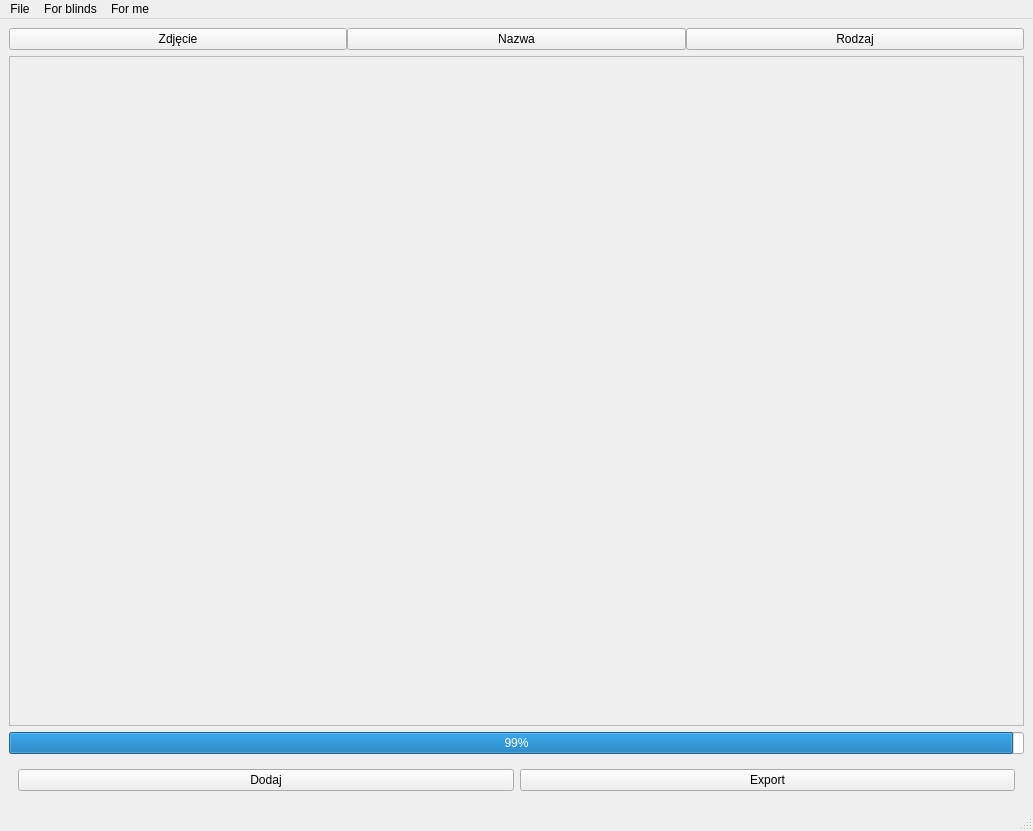
<?xml version="1.0" encoding="UTF-8"?>
<ui version="4.0">
 <class>MainWindow</class>
 <widget class="QMainWindow" name="MainWindow">
  <property name="geometry">
   <rect>
    <x>0</x>
    <y>0</y>
    <width>1033</width>
    <height>831</height>
   </rect>
  </property>
  <property name="windowTitle">
   <string>MainWindow</string>
  </property>
  <widget class="QWidget" name="centralwidget">
   <layout class="QVBoxLayout" name="verticalLayout">
    <item>
     <layout class="QHBoxLayout" name="horizontalLayout">
      <property name="spacing">
       <number>0</number>
      </property>
      <item>
       <widget class="QPushButton" name="Zdjecie">
        <property name="cursor">
         <cursorShape>ArrowCursor</cursorShape>
        </property>
        <property name="locale">
         <locale language="Polish" country="Poland"/>
        </property>
        <property name="text">
         <string>Zdjęcie</string>
        </property>
       </widget>
      </item>
      <item>
       <widget class="QPushButton" name="pushButton_3">
        <property name="text">
         <string>Nazwa</string>
        </property>
       </widget>
      </item>
      <item>
       <widget class="QPushButton" name="pushButton_4">
        <property name="locale">
         <locale language="Polish" country="Poland"/>
        </property>
        <property name="text">
         <string>Rodzaj</string>
        </property>
       </widget>
      </item>
     </layout>
    </item>
    <item>
     <widget class="QScrollArea" name="scrollArea">
      <property name="widgetResizable">
       <bool>true</bool>
      </property>
      <property name="alignment">
       <set>Qt::AlignLeading|Qt::AlignLeft|Qt::AlignVCenter</set>
      </property>
      <widget class="QWidget" name="scrollAreaWidgetContents">
       <property name="geometry">
        <rect>
         <x>0</x>
         <y>0</y>
         <width>1009</width>
         <height>631</height>
        </rect>
       </property>
       <property name="layoutDirection">
        <enum>Qt::LeftToRight</enum>
       </property>
       <layout class="QVBoxLayout" name="verticalLayout_2">
        <property name="bottomMargin">
         <number>11</number>
        </property>
        <item>
         <spacer name="verticalSpacer">
          <property name="orientation">
           <enum>Qt::Vertical</enum>
          </property>
          <property name="sizeHint" stdset="0">
           <size>
            <width>20</width>
            <height>40</height>
           </size>
          </property>
         </spacer>
        </item>
       </layout>
      </widget>
     </widget>
    </item>
    <item>
     <widget class="QProgressBar" name="progressBar">
      <property name="value">
       <number>99</number>
      </property>
     </widget>
    </item>
    <item>
     <widget class="QWidget" name="widget_2" native="true">
      <layout class="QHBoxLayout" name="horizontalLayout_3">
       <item>
        <widget class="QPushButton" name="pushButton">
         <property name="text">
          <string>Dodaj</string>
         </property>
        </widget>
       </item>
       <item>
        <widget class="QPushButton" name="pushButton_2">
         <property name="text">
          <string>Export</string>
         </property>
        </widget>
       </item>
      </layout>
     </widget>
    </item>
   </layout>
  </widget>
  <widget class="QMenuBar" name="menubar">
   <property name="geometry">
    <rect>
     <x>0</x>
     <y>0</y>
     <width>1033</width>
     <height>26</height>
    </rect>
   </property>
   <widget class="QMenu" name="menuFile">
    <property name="title">
     <string>File</string>
    </property>
    <addaction name="separator"/>
    <addaction name="actionSave"/>
    <addaction name="actionLoad"/>
   </widget>
   <widget class="QMenu" name="menuSave">
    <property name="title">
     <string>For blinds</string>
    </property>
   </widget>
   <widget class="QMenu" name="menuLoad">
    <property name="title">
     <string>For me</string>
    </property>
   </widget>
   <addaction name="menuFile"/>
   <addaction name="menuSave"/>
   <addaction name="menuLoad"/>
  </widget>
  <widget class="QStatusBar" name="statusbar"/>
  <action name="actionSave">
   <property name="text">
    <string>Save</string>
   </property>
  </action>
  <action name="actionLoad">
   <property name="text">
    <string>Load</string>
   </property>
  </action>
 </widget>
 <resources/>
 <connections/>
</ui>
